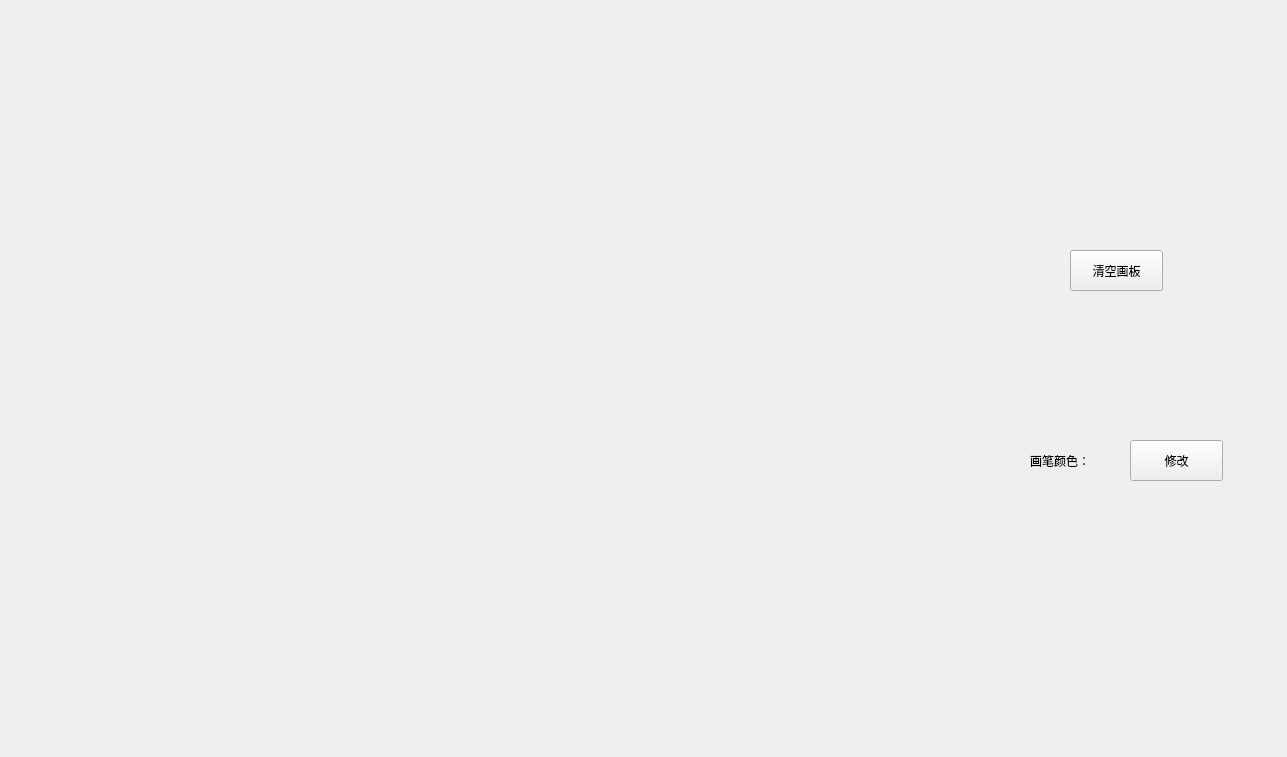
<?xml version="1.0" encoding="UTF-8"?>
<ui version="4.0">
 <class>graff</class>
 <widget class="QWidget" name="graff">
  <property name="geometry">
   <rect>
    <x>0</x>
    <y>0</y>
    <width>1287</width>
    <height>757</height>
   </rect>
  </property>
  <property name="windowTitle">
   <string>Form</string>
  </property>
  <widget class="QLabel" name="label">
   <property name="geometry">
    <rect>
     <x>1030</x>
     <y>440</y>
     <width>72</width>
     <height>41</height>
    </rect>
   </property>
   <property name="text">
    <string>画笔颜色：</string>
   </property>
  </widget>
  <widget class="QPushButton" name="setColor">
   <property name="geometry">
    <rect>
     <x>1130</x>
     <y>440</y>
     <width>93</width>
     <height>41</height>
    </rect>
   </property>
   <property name="text">
    <string>修改</string>
   </property>
  </widget>
  <widget class="QPushButton" name="ButtonClear">
   <property name="geometry">
    <rect>
     <x>1070</x>
     <y>250</y>
     <width>93</width>
     <height>41</height>
    </rect>
   </property>
   <property name="text">
    <string>清空画板</string>
   </property>
  </widget>
 </widget>
 <resources/>
 <connections/>
</ui>
